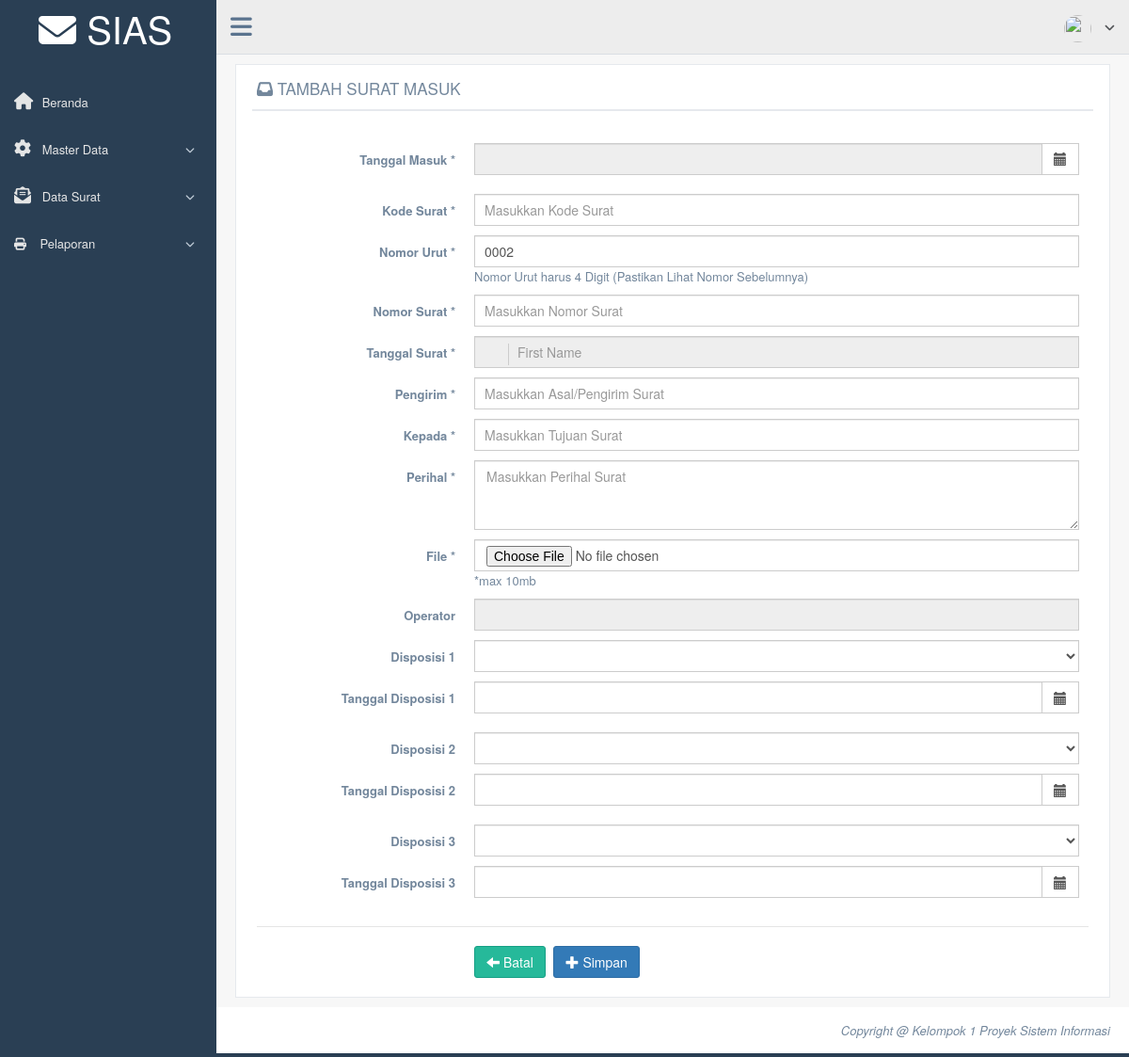
/admin/inputsuratmasuk.php, run on an earlier commit of the app's database.
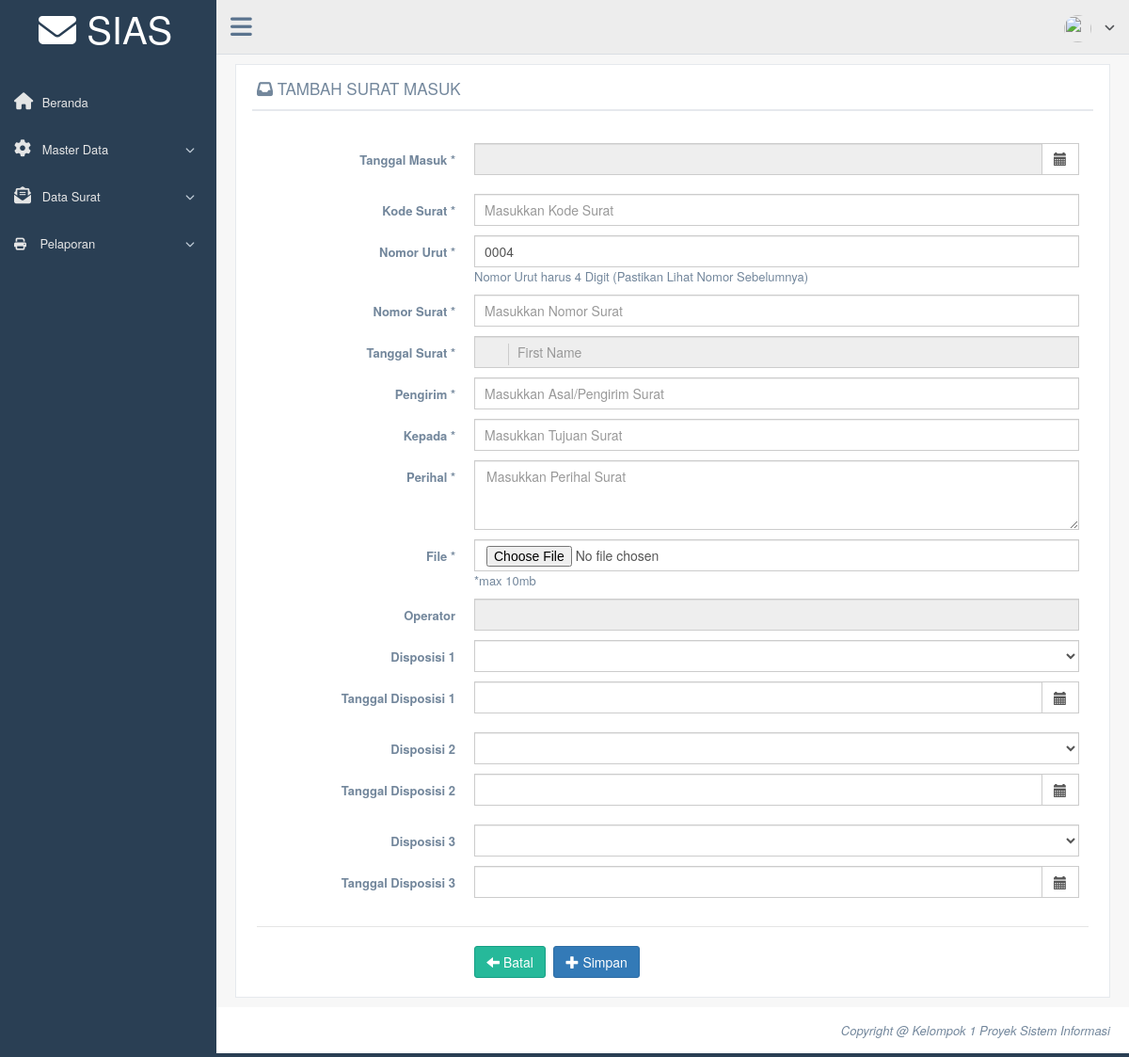
And on a later commit of the database.
### tables this page shows
CREATE TABLE `tb_suratmasuk` (
  `id_suratmasuk` int(11) NOT NULL,
  `tanggalmasuk_suratmasuk` datetime NOT NULL DEFAULT current_timestamp(),
  `kode_suratmasuk` varchar(10) NOT NULL,
  `nomorurut_suratmasuk` varchar(7) NOT NULL,
  `nomor_suratmasuk` varchar(25) NOT NULL,
  `tanggalsurat_suratmasuk` date NOT NULL,
  `pengirim` varchar(255) NOT NULL,
  `kepada_suratmasuk` varchar(255) NOT NULL,
  `perihal_suratmasuk` text NOT NULL,
  `file_suratmasuk` varchar(255) NOT NULL,
  `operator` varchar(50) NOT NULL,
  `tanggal_entry` datetime NOT NULL DEFAULT current_timestamp(),
  `disposisi1` varchar(50) NOT NULL,
  `tanggal_disposisi1` datetime NOT NULL DEFAULT current_timestamp(),
  `disposisi2` varchar(50) NOT NULL,
  `tanggal_disposisi2` varchar(25) NOT NULL,
  `disposisi3` varchar(50) NOT NULL,
  `tanggal_disposisi3` datetime NOT NULL DEFAULT current_timestamp()
);

### admin/inputsuratmasuk.php (the view, shortened to what the changed rows need)
<!DOCTYPE html>
<html lang="en">
  <head>
    <link href="../assets/vendors/bootstrap/dist/css/bootstrap.min.css" rel="stylesheet">
    <link href="../assets/vendors/font-awesome/css/font-awesome.min.css" rel="stylesheet">
    <link rel="stylesheet" href="https://cdnjs.cloudflare.com/ajax/libs/font-awesome/6.6.0/css/all.min.css">
    <link href="../assets/vendors/nprogress/nprogress.css" rel="stylesheet">
    <link href="../assets/vendors/iCheck/skins/flat/green.css" rel="stylesheet">
    <link href="../assets/vendors/google-code-prettify/bin/prettify.min.css" rel="stylesheet">
    <link href="../assets/vendors/select2/dist/css/select2.min.css" rel="stylesheet">
    <link href="../assets/vendors/switchery/dist/switchery.min.css" rel="stylesheet">
    <link href="../assets/vendors/bootstrap-daterangepicker/daterangepicker.css" rel="stylesheet">
    <link href="../assets/vendors/bootstrap-datetimepicker/build/css/bootstrap-datetimepicker.css" rel="stylesheet">
    <link href="../assets/vendors/starrr/dist/starrr.css" rel="stylesheet">
    <link href="../assets/vendors/bootstrap-daterangepicker/daterangepicker.css" rel="stylesheet">
    <link href="../assets/build/css/custom.min.css" rel="stylesheet">
  </head>
  <body class="nav-md">
    <div class="container body">
      <div class="main_container">
        <div class="right_col" role="main">
          <div class="">
            <div class="row">
              <div class="col-md-12 col-sm-12 col-xs-12">
                <div class="x_panel">
                  <div class="x_title">
                  <h2><i class="fa  fa-inbox"></i>&nbsp;TAMBAH SURAT MASUK</h2>
                  </div>
                  <div class="x_content">
                    <br />
                    <form action="proses/proses_inputsuratmasuk.php"  name="formsuratmasuk" method="post" enctype="multipart/form-data" id="demo-form2" data-parsley-validate class="form-horizontal form-label-left">
                      <?php
                        include '../koneksi/koneksi.php';
                        $sql2 = "SELECT * FROM tb_suratmasuk ORDER BY nomorurut_suratmasuk DESC LIMIT 1";
                        $query2 = mysqli_query($db, $sql2);
                        $data = mysqli_fetch_array($query2);
                        $jumlah = mysqli_num_rows($query2);
                        if ($jumlah == 0) {
                            $nomorbaru = "0001";
                        } else {
                            $nomor = $data['nomorurut_suratmasuk'];
                            $nomormax = substr($nomor, 0, 4);
                            $nomorbaru = str_pad(intval($nomormax) + 1, 4, "0", STR_PAD_LEFT);
                        }
                        ?>
                      <div class="form-group">
                        <div class="col-md-9 col-sm-9 col-xs-12">
                          <input value="<?php echo "$nomorbaru" ?>" type="text" onkeyup="validAngka(this)" id="nomorurut_suratmasuk" name="nomorurut_suratmasuk" required="required" maxlength="4" placeholder="Masukkan Nomor Urut Surat" class="form-control col-md-7 col-xs-12">
                          <br>Nomor Urut harus 4 Digit (Pastikan Lihat Nomor Sebelumnya)</br>
                        </div>
                      </div>
                    </form>
                  </div>
                </div>
              </div>
            </div>
          </div>
        </div>
      </div>
    </div>
  </body>
</html>

What changed in the data, as far as the page shows it:
no longer on this page (row edited): tb_suratmasuk: nomorurut_suratmasuk "0002"
added tb_suratmasuk: nomorurut_suratmasuk "0004"
